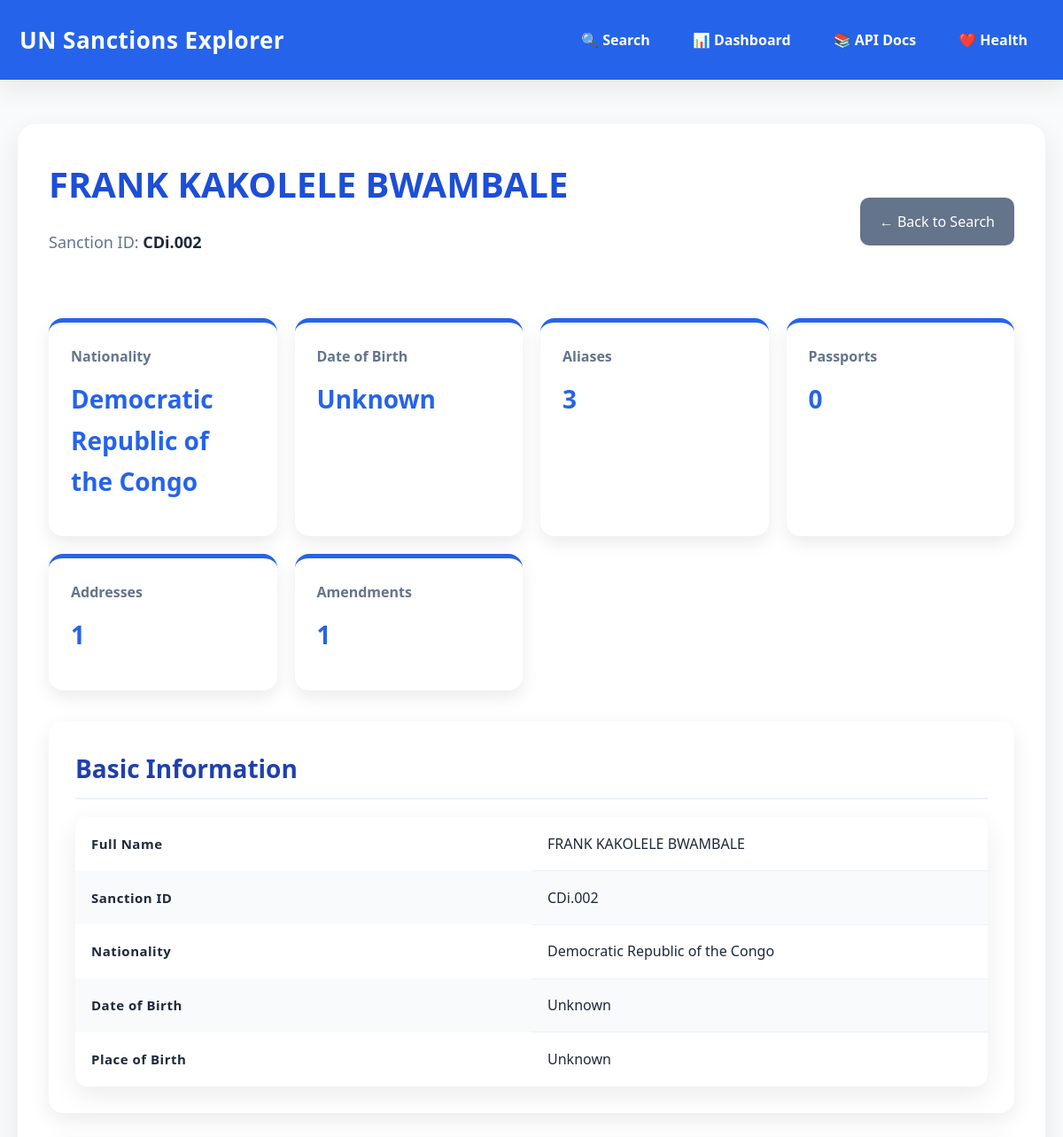
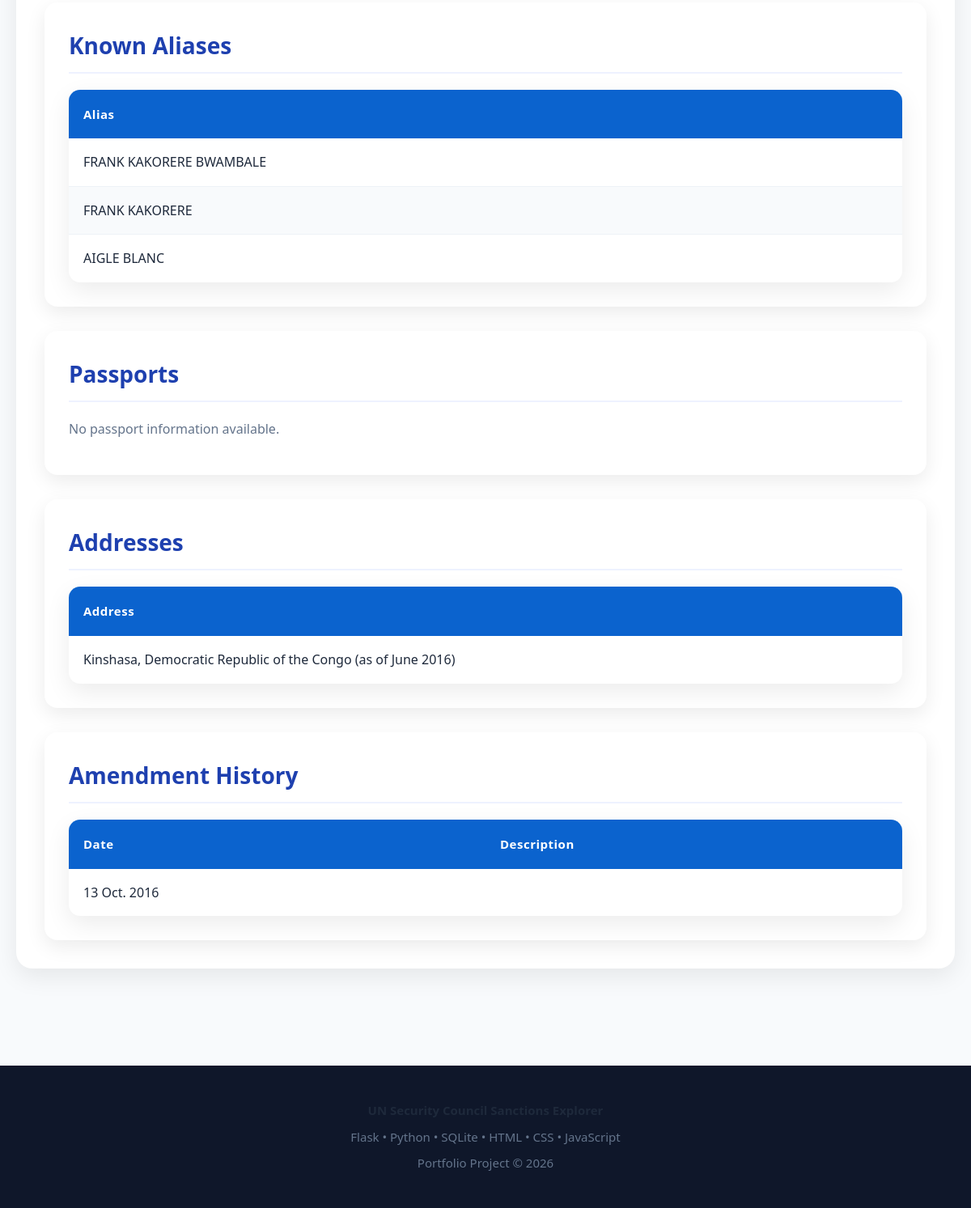
The page /person/CDi.002 on the database its author committed (2 pictures, top to bottom).
### tables this page shows
CREATE TABLE "persons" (
"sanction_id" TEXT,
  "first_name" TEXT,
  "second_name" TEXT,
  "third_name" TEXT,
  "fourth_name" TEXT,
  "full_name" TEXT,
  "dob" TEXT,
  "pob" TEXT,
  "nationality" TEXT,
  "listed_on" TEXT
);

CREATE TABLE "aliases" (
"sanction_id" TEXT,
  "alias_type" TEXT,
  "alias_name" TEXT
);

CREATE TABLE "addresses" (
"sanction_id" TEXT,
  "address" TEXT
);

CREATE TABLE "amendments" (
"sanction_id" TEXT,
  "amendment_date" TEXT
);

### app.py (the view)
@app.route("/person/<sanction_id>")
def person_details(sanction_id):
    person = get_person(sanction_id)
    aliases = get_aliases(sanction_id)
    addresses = get_addresses(sanction_id)
    passports = get_passports(sanction_id)
    amendments = get_amendments(sanction_id)
    return render_template(
        "person.html",
        person=person,
        aliases=aliases,
        addresses=addresses,
        passports=passports,
        amendments=amendments
    )

### database.py (called while the page is built)
def get_connection():
    conn = sqlite3.connect(DB_NAME)
    conn.row_factory = sqlite3.Row
    return conn

def get_person(sanction_id):
    conn = get_connection()
    cursor = conn.cursor()
    cursor.execute(
        """

        SELECT *

        FROM persons

        WHERE sanction_id = ?

        """,
        (sanction_id,)
    )
    person = cursor.fetchone()
    conn.close()
    return person

def get_aliases(sanction_id):
    conn = get_connection()
    cursor = conn.cursor()
    cursor.execute(
        """

        SELECT alias_name

        FROM aliases

        WHERE sanction_id = ?

        """,
        (sanction_id,)
    )
    rows = cursor.fetchall()
    conn.close()
    return rows

def get_passports(sanction_id):
    conn = get_connection()
    cursor = conn.cursor()
    cursor.execute(
        """

        SELECT passport_detail

        FROM passports

        WHERE sanction_id = ?

        """,
        (sanction_id,)
    )
    rows = cursor.fetchall()
    conn.close()
    return rows

def get_addresses(sanction_id):
    conn = get_connection()
    cursor = conn.cursor()
    cursor.execute(
        """

        SELECT address

        FROM addresses

        WHERE sanction_id = ?

        """,
        (sanction_id,)
    )
    rows = cursor.fetchall()
    conn.close()
    return rows

def get_amendments(sanction_id):
    conn = get_connection()
    cursor = conn.cursor()
    cursor.execute(
        """

        SELECT amendment_date

        FROM amendments

        WHERE sanction_id = ?

        """,
        (sanction_id,)
    )
    rows = cursor.fetchall()
    conn.close()
    return rows

### templates/person.html (shortened to what this page needs)
{% extends "base.html" %}
{% block content %}
<div class="page-header">
    <div>
        <h1>{{ person.full_name }}</h1>
        <p class="subtitle">
            Sanction ID:
            <strong>{{ person.sanction_id }}</strong>
        </p>
    </div>
    <a href="/" class="clear-btn">
        ← Back to Search
    </a>
</div>
<div class="profile-grid">
    <div class="info-card">
        <h3>Nationality</h3>
        <p>{{ person.nationality or "Not Available" }}</p>
    </div>
    <div class="info-card">
        <h3>Date of Birth</h3>
        <p>{{ person.dob or "Unknown" }}</p>
    </div>
    <div class="info-card">
        <h3>Aliases</h3>
        <p>{{ aliases|length }}</p>
    </div>
    <div class="info-card">
        <h3>Passports</h3>
        <p>{{ passports|length }}</p>
    </div>
    <div class="info-card">
        <h3>Addresses</h3>
        <p>{{ addresses|length }}</p>
    </div>
    <div class="info-card">
        <h3>Amendments</h3>
        <p>{{ amendments|length }}</p>
    </div>
</div>
<div class="section-card">
    <h2>Basic Information</h2>
    <table>
        <tr>
            <th>Full Name</th>
            <td>{{ person.full_name }}</td>
        </tr>
        <tr>
            <th>Sanction ID</th>
            <td>{{ person.sanction_id }}</td>
        </tr>
        <tr>
            <th>Nationality</th>
            <td>{{ person.nationality or "Not Available" }}</td>
        </tr>
        <tr>
            <th>Date of Birth</th>
            <td>{{ person.dob or "Unknown" }}</td>
        </tr>
        <tr>
            <th>Place of Birth</th>
            <td>{{ person.pob or "Unknown" }}</td>
        </tr>
    </table>
</div>
<div class="section-card">
    <h2>Known Aliases</h2>
    {% if aliases %}
    <table>
        <thead>
            <tr>
                <th>Alias</th>
            </tr>
        </thead>
        <tbody>
            {% for alias in aliases %}
            <tr>
                <td>{{ alias.alias_name }}</td>
            </tr>
            {% endfor %}
        </tbody>
    </table>
    {% else %}
    <p>No aliases available.</p>
    {% endif %}
</div>
<div class="section-card">
    <h2>Passports</h2>
    {% if passports %}
    <table>
        <thead>
            <tr>
                <th>Passport Number</th>
            </tr>
        </thead>
        <tbody>
            {% for passport in passports %}
            <tr>
                <td>{{ passport.passport_number }}</td>
            </tr>
            {% endfor %}
        </tbody>
    </table>
    {% else %}
    <p>No passport information available.</p>
    {% endif %}
</div>
<div class="section-card">
    <h2>Addresses</h2>
    {% if addresses %}
    <table>
        <thead>
            <tr>
                <th>Address</th>
            </tr>
        </thead>
        <tbody>
            {% for address in addresses %}
            <tr>
                <td>{{ address.address }}</td>
            </tr>
            {% endfor %}
        </tbody>
    </table>
    {% else %}
    <p>No addresses available.</p>
    {% endif %}
</div>
<div class="section-card">
    <h2>Amendment History</h2>
    {% if amendments %}
    <table>
        <thead>
            <tr>
                <th>Date</th>
                <th>Description</th>
            </tr>
        </thead>
        <tbody>
            {% for amendment in amendments %}
            <tr>
                <td>{{ amendment.amendment_date }}</td>
                <td>{{ amendment.description }}</td>
            </tr>
            {% endfor %}
        </tbody>
    </table>
    {% else %}
    <p>No amendment history available.</p>
    {% endif %}
</div>
{% endblock %}

### templates/base.html (shortened to what this page needs)
<!DOCTYPE html>
<html lang="en">
<head>
    <link rel="stylesheet"
          href="{{ url_for('static', filename='style.css') }}">
</head>
<body>
<header>
    <div class="navbar">
        <div class="logo">
            UN Sanctions Explorer
        </div>
        <nav>
            <a href="/"
               class="{% if request.path == '/' %}active{% endif %}">
                🔍 Search
            </a>
            <a href="/dashboard"
               class="{% if request.path == '/dashboard' %}active{% endif %}">
                📊 Dashboard
            </a>
            <a href="/docs"
               class="{% if request.path == '/docs' %}active{% endif %}">
                📚 API Docs
            </a>
            <a href="/health-ui"
               class="{% if request.path == '/health-ui' %}active{% endif %}">
                ❤️ Health
            </a>
        </nav>
    </div>
</header>
<main>
    <div class="container">
        {% block content %}
        {% endblock %}
    </div>
</main>
<footer>
    <p>
        <strong>UN Security Council Sanctions Explorer</strong>
    </p>
    <p>
        Flask • Python • SQLite • HTML • CSS • JavaScript
    </p>
    <p>
        Portfolio Project © 2026
    </p>
</footer>
</body>
</html>

### static/style.css (style rules this page uses)
:root { --primary:#2563eb; --primary-dark:#1d4ed8; --primary-light:#dbeafe; --success:#16a34a; --warning:#f59e0b; --danger:#dc2626; --white:#ffffff; --background:#f8fafc; --text:#1e293b; --muted:#64748b; --border:#e2e8f0; --shadow-sm: 0 2px 8px rgba(0,0,0,.05); --shadow: 0 10px 30px rgba(0,0,0,.08); --shadow-lg: 0 20px 50px rgba(0,0,0,.12); --radius-sm:8px; --radius:14px; --radius-lg:20px; --transition:.25s ease; }
* { margin:0; padding:0; box-sizing:border-box; }
html { scroll-behavior:smooth; }
body { font-family: "Segoe UI", Arial, Helvetica, sans-serif; background:var(--background); color:var(--text); line-height:1.65; font-size:16px; }
h1 { font-size:40px; color:var(--primary-dark); margin-bottom:18px; font-weight:700; }
h2 { font-size:28px; margin-bottom:16px; color:var(--primary-dark); }
h3 { font-size:22px; margin-bottom:12px; color:var(--primary-dark); }
p { color:var(--muted); margin-bottom:14px; }
.subtitle { font-size:18px; color:var(--muted); margin-bottom:35px; }
strong { color:var(--text); }
a { color:var(--primary); text-decoration:none; transition:var(--transition); }
header { background:var(--primary); color:white; box-shadow:var(--shadow); }
.navbar { max-width:1300px; margin:auto; display:flex; justify-content:space-between; align-items:center; padding:22px; }
.logo { font-size:26px; font-weight:700; letter-spacing:.5px; color:white; }
nav { display:flex; align-items:center; gap:12px; }
nav a { color:white; text-decoration:none; padding:10px 18px; border-radius:8px; font-weight:600; transition:.25s; }
nav a::after { content:""; position:absolute; bottom:-6px; left:0; width:0; height:2px; background:white; transition:.3s; }
main { padding:50px 20px; }
body { animation:fadeIn .35s ease; }
.container { max-width:1250px; margin:auto; background:var(--white); padding:45px; border-radius:var(--radius-lg); box-shadow:var(--shadow); }
.clear-btn { background:#64748b; }
.clear-btn { display:inline-flex; align-items:center; justify-content:center; padding:14px 22px; color:white; text-decoration:none; border-radius:10px; transition:var(--transition); }
table { width:100%; border-collapse:collapse; background:white; border-radius:var(--radius); overflow:hidden; box-shadow:var(--shadow); margin-top:20px; }
thead { background:#0b63ce; color:white; }
th { text-align:left; padding:18px; font-size:15px; font-weight:600; letter-spacing:.5px; }
td { padding:16px 18px; border-bottom:1px solid #edf2f7; }
tbody tr { transition:var(--transition); }
tbody tr:nth-child(even) { background:#f8fafc; }
tbody tr:last-child td { border-bottom:none; }
.profile-grid { display:grid; grid-template-columns: repeat( auto-fit, minmax(350px,1fr) ); gap:25px; margin-top:30px; }
footer { margin-top:70px; background:#0f172a; color:#cbd5e1; text-align:center; padding:35px; font-size:15px; }
footer p { margin:8px 0; }
@media (max-width:1200px) { .container { padding:35px; } }
table { table-layout:fixed; }
td { vertical-align:middle; word-wrap:break-word; }
.page-header { display:flex; justify-content:space-between; align-items:center; margin-bottom:35px; flex-wrap:wrap; gap:20px; }
.profile-grid { display:grid; grid-template-columns:repeat(auto-fit,minmax(220px,1fr)); gap:20px; margin:35px 0; }
.info-card { background:#ffffff; border-radius:16px; padding:25px; box-shadow:0 8px 20px rgba(0,0,0,.08); transition:.25s; border-top:5px solid #2563eb; }
.info-card h3 { color:#64748b; font-size:16px; margin-bottom:12px; }
.info-card p { color:#2563eb; font-size:28px; font-weight:700; }
.section-card { background:white; padding:30px; margin-top:30px; border-radius:16px; box-shadow:0 8px 25px rgba(0,0,0,.08); }
.section-card h2 { color:#1e40af; margin-bottom:20px; border-bottom:2px solid #eef2ff; padding-bottom:10px; }

### rows shown on the page
persons: full_name "FRANK KAKOLELE BWAMBALE", sanction_id "CDi.002", nationality "Democratic Republic of the Congo"
aliases: alias_name "FRANK KAKORERE BWAMBALE"
aliases: alias_name "FRANK KAKORERE"
aliases: alias_name "AIGLE BLANC"
addresses: address "Kinshasa, Democratic Republic of the Congo (as of June 2016)"
amendments: amendment_date "13 Oct. 2016"

### other values the page prints
{{ person.dob or "Unknown" }} "Unknown"
{{ aliases|length }} "3"
{{ passports|length }} "0"
{{ addresses|length }} "1"
{{ amendments|length }} "1"
{{ person.pob or "Unknown" }} "Unknown"
